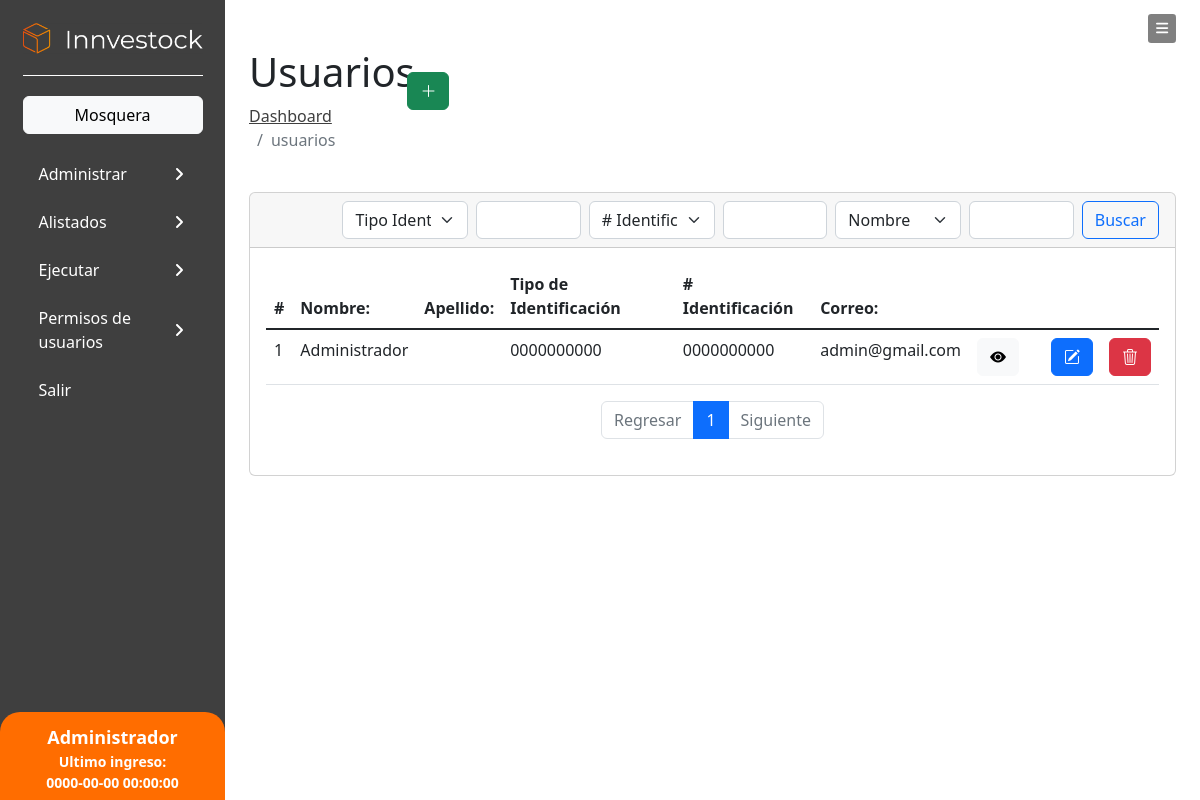
Screenshot of /View/contenido/usuario-list.php (signed in) with the database file from the repository.
### tables this page shows
CREATE TABLE `bodega` (
  `idBodega` int(11) NOT NULL AUTO_INCREMENT,
  `bodega_nombre` varchar(60) NOT NULL,
  `bodega_ciudad` int(11) NOT NULL,
  `bodega_municipio` int(11) NOT NULL,
  `bodega_estado` varchar(8) DEFAULT 'activo',
  `bodega_observacion` varchar(100) DEFAULT NULL,
  PRIMARY KEY (`idBodega`),
  KEY `bodega_ciudad` (`bodega_ciudad`),
  CONSTRAINT `bodega_ibfk_1` FOREIGN KEY (`bodega_ciudad`) REFERENCES `ciudad` (`idCiudad`)
);

CREATE TABLE `usuario` (
  `idUsuario` int(11) NOT NULL AUTO_INCREMENT,
  `usuario_tDocument` varchar(25) DEFAULT NULL,
  `usuario_documento` varchar(15) DEFAULT NULL,
  `usuario_fecha` date DEFAULT NULL,
  `usuario_telefono` varchar(15) DEFAULT NULL,
  `usuario_nombre` varchar(41) DEFAULT NULL,
  `usuario_apellido` varchar(70) DEFAULT NULL,
  `usuario_correo` varchar(45) DEFAULT NULL,
  `usuario_password` varchar(80) NOT NULL,
  `usuario_direccion` varchar(70) DEFAULT NULL,
  `last_session` datetime NOT NULL,
  `usuario_estado` varchar(8) DEFAULT 'activo',
  `usuario_idBodega` int(11) NOT NULL,
  `usuario_idRol` int(25) NOT NULL,
  `usuario_consecutivo` varchar(20) DEFAULT NULL,
  PRIMARY KEY (`idUsuario`),
  KEY `usuario_idBodega` (`usuario_idBodega`),
  KEY `usuario_idRol` (`usuario_idRol`),
  CONSTRAINT `usuario_ibfk_1` FOREIGN KEY (`usuario_idBodega`) REFERENCES `bodega` (`idBodega`),
  CONSTRAINT `usuario_ibfk_2` FOREIGN KEY (`usuario_idRol`) REFERENCES `rol` (`idRol`)
);

### View/contenido/usuario-list.php (the view, shortened to what the rows shown need)
<!DOCTYPE html>
<html lang="en">
<?php
include_once "../assets/in/Head.php";
include_once '../assets/in/returns.php';
include '../../Controller/usuario_class.php';
$class = new usuarioClass;
$data = $class->tableDetails($tabla, $start, $Tpages, $bus_1, $bus_2, $bus_3, $campo_1, $campo_2, $campo_3); ?>
<body class="sb-nav-fixed">
    <div id="layoutSidenav">
        <div id="layoutSidenav_nav">
            <?php include_once '../assets/in/menu_Lat.php'; ?>
        </div>
        <div id="layoutSidenav_content">
            <main>
                <div class="container-fluid px-4">
                    <div class="mb-4">
                        <div class="row mt-4 pt-4">
                            <div class="col-sm-2">
                                <h1>Usuarios</h1>
                            </div>
                        </div>
                    </div>
                    <div class="card mb-4">
                        <div class="card-body table-responsive">
                            <table class="table">
                                <thead>
                                    <tr>
                                        <th scope="col">#</th>
                                        <th scope="col">Nombre: </th>
                                        <th scope="col">Apellido: </th>
                                        <th scope="col">Tipo de Identificación</th>
                                        <th scope="col"># Identificación</th>
                                        <th scope="col">Correo: </th>
                                    </tr>
                                </thead>
                                <tbody>
                                    <?php
                                    if ($data) {
                                        foreach ($data as $row) {
                                    ?>
                                            <tr>
                                                <td><?php echo $row['idUsuario']; ?></td>
                                                <td><?php echo $row['usuario_nombre'] ?></td>
                                                <td><?php echo $row['usuario_apellido'] ?></td>
                                                <td><?php echo $row['usuario_tDocument'] ?></td>
                                                <td><?php echo $row['usuario_documento']; ?></td>
                                                <td><?php echo $row['usuario_correo']; ?></td>
                                                <td>
                                                    <a onclick="GetUserDetails(<?php echo $row['idUsuario']; ?> , 'usuario')">
                                                        <i class="bi bi-eye-fill btn btn-light"></i>
                                                    </a>
                                                </td>
                                                <td>
                                                </td>
                                                <td><a href="./usuario-new.php?upS=<?php echo encrypt_decrypt('encrypt', "up"); ?>&idUp=<?php echo encrypt_decrypt('encrypt', $row['idUsuario']); ?>"><i class="bi bi-pencil-square btn btn-primary"></i></a></td>
                                                <td>
                                                    <i href="../../Ajax/ajax_usuario.php?del=deleteUser&id=<?php echo encrypt_decrypt('encrypt', $row['idUsuario']); ?>" class="bi bi-trash3 btn btn-danger btn_table_del"></i>
                                                </td>
                                            </tr>
                                        <?php
                                        }
                                    } else { ?>
                                        <tr class="text-center">
                                            <td colspan="9">No hay registros en el sistema</td>
                                        </tr>
                                    <?php  } ?>
                                </tbody>
                            </table>
                        </div>
                    </div>
                </div>
            </main>
        </div>
    </div>
</body>
</html>

### View/assets/in/menu_lat.php (shortened to what the rows shown need)
<?php
$botonBodega = consultaSimple("bodega", $_SESSION['bodega']);
$dataBodega = consultaSimple("bodega", "") ?>
<nav class="sb-sidenav accordion sb-sidenav-dark" id="sidenavAccordion">
    <div class="sb-sidenav-menu">
        <div class="nav">
            <?php if ($_SESSION['usuario_Rol'] == 1) { ?>
                <a onclick="BBBodega()" class="btn btn-light mb-3">
                    <?php echo $botonBodega[0]['bodega_nombre']; ?>
                </a>
            <?php } ?>
            <?php if ($_SESSION['usuario_Rol'] == 1 or $_SESSION['usuario_Rol'] == 2) { ?>
                <a class="nav-link collapsed" href="#" data-bs-toggle="collapse" data-bs-target="#Administrar" aria-expanded="false" aria-controls="Administrar">
                    Administrar
                    <div class="sb-sidenav-collapse-arrow"><i class="fas fa-angle-down"></i></div>
                </a>
            <?php } ?>
            <a class="nav-link collapsed" href="#" data-bs-toggle="collapse" data-bs-target="#Alistados" aria-expanded="false" aria-controls="Alistados">
                Alistados
                <div class="sb-sidenav-collapse-arrow"><i class="fas fa-angle-down"></i></div>
            </a>
            <a class="nav-link collapsed" href="#" data-bs-toggle="collapse" data-bs-target="#Ejecutar" aria-expanded="false" aria-controls="Ejecutar">
                Ejecutar
                <div class="sb-sidenav-collapse-arrow"><i class="fas fa-angle-down"></i></div>
            </a>
            <?php if ($_SESSION['usuario_Rol'] == 1) { ?>
                <a class="nav-link collapsed" href="#" data-bs-toggle="collapse" data-bs-target="#permisos_usuario" aria-expanded="false" aria-controls="permisos_usuario">
                    Permisos de usuarios
                    <div class="sb-sidenav-collapse-arrow"><i class="fas fa-angle-down"></i></div>
                </a>
            <?php } ?>
            <a class=" nav-link  btn_log_out" href="../../Controller/log_out.php">
                Salir
            </a>
        </div>
    </div>
</nav>

### rows the page displays
bodega: bodega_nombre "Mosquera"
usuario: idUsuario "1", usuario_nombre "Administrador", usuario_tDocument "0000000000", usuario_documento "0000000000", usuario_correo "admin@gmail.com"

### other values shown
$_SESSION['last_session'] "0000-00-00 00:00:00"
